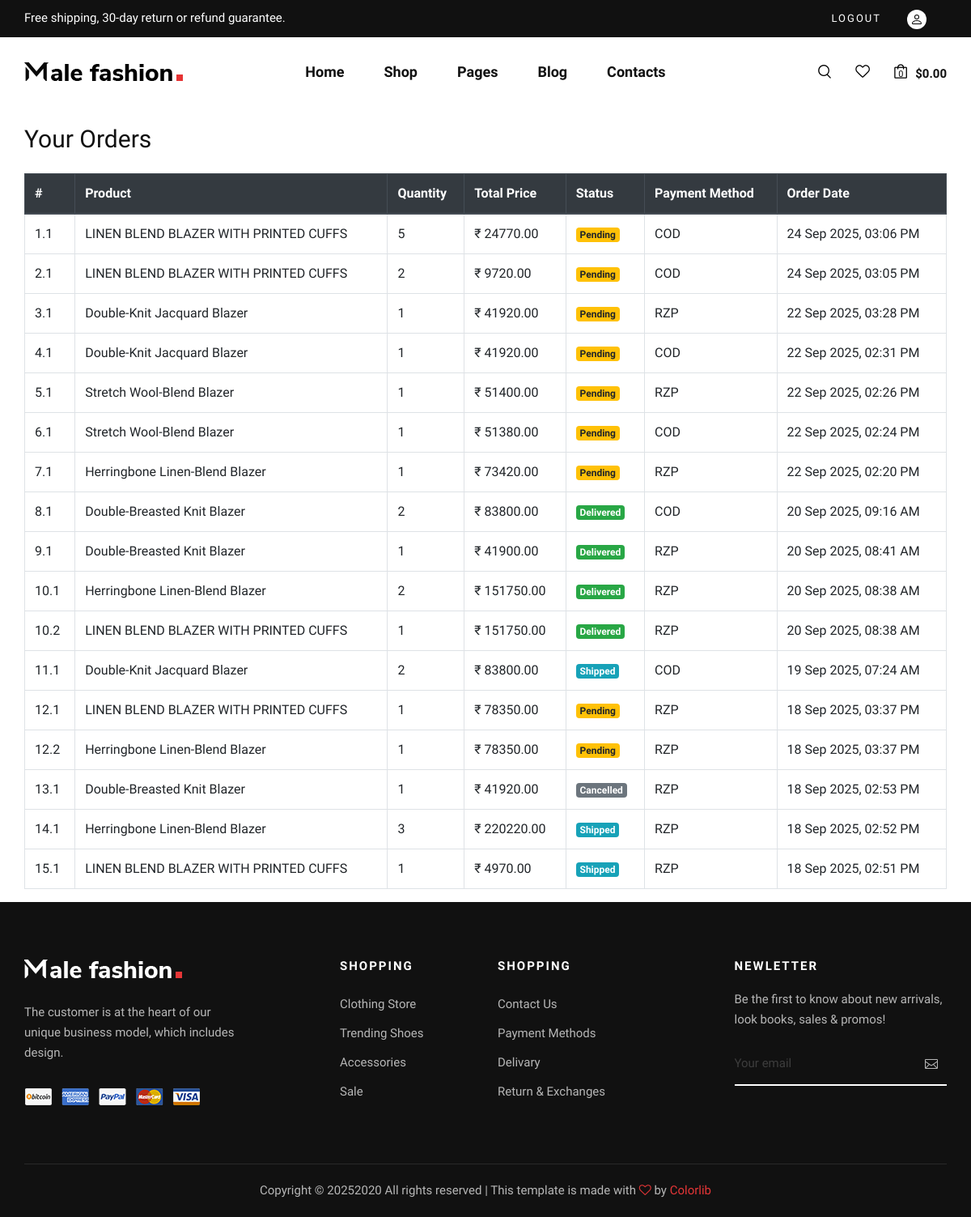
Before: /orders/your_orders/ (signed in) with the older database file.
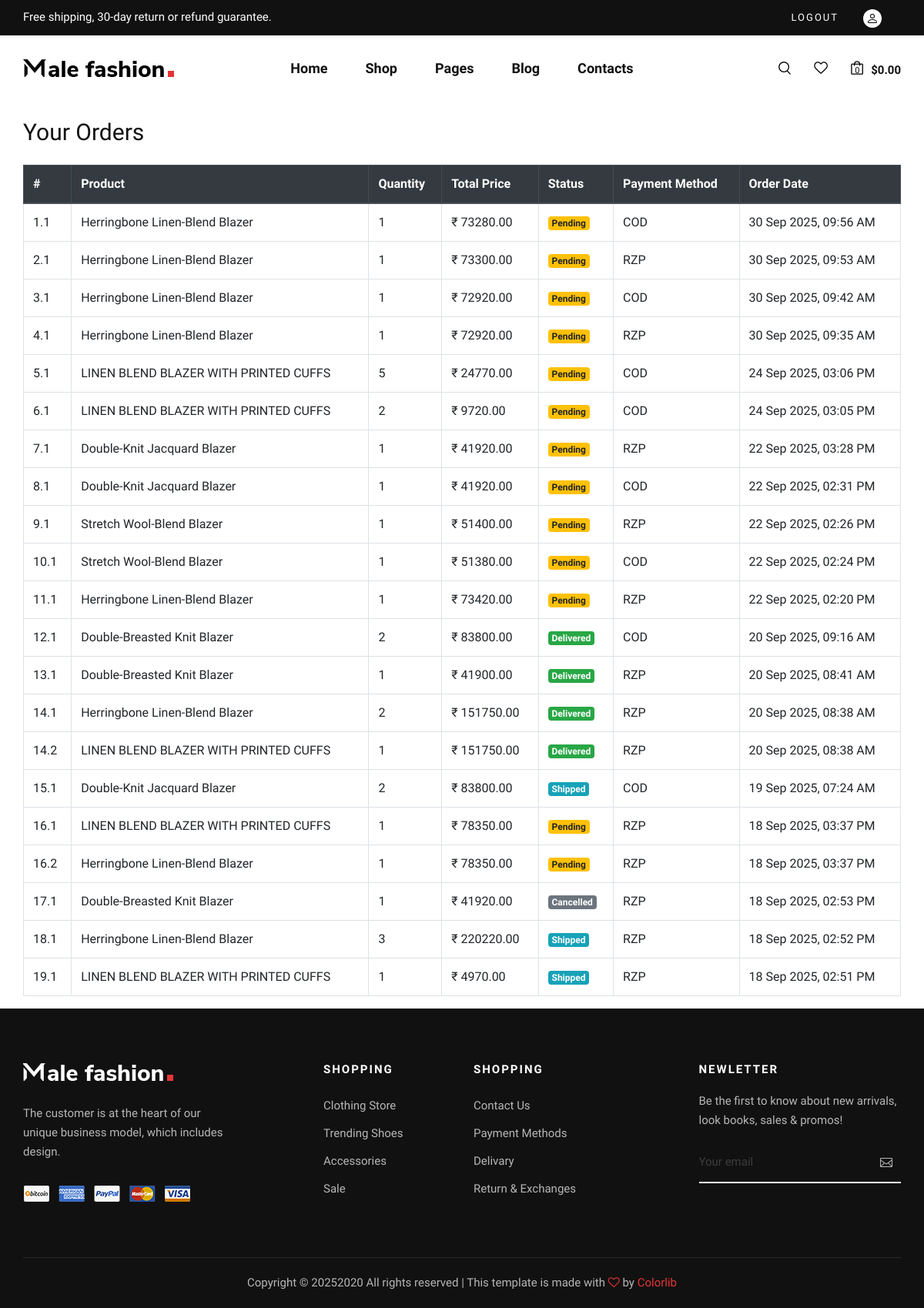
After: the same page with the newer database file.
### orders/models.py (models this page shows, shortened)
class OrderItem(models.Model):
    order = models.ForeignKey(Order, related_name='order', on_delete=models.CASCADE)
    inventory = models.ForeignKey(Inventory, on_delete=models.CASCADE)
    quantity = models.PositiveIntegerField()
    price = models.DecimalField(max_digits=20, decimal_places=2)

class Order(models.Model):
    PAYMENT_CHOICES = (
        ('COD', 'Cash on Delivery'),
        ('RZP', 'Razorpay'),
    )
    STATUS_CHOICES = [
        ('Pending', 'Pending'),
        ('Confirmed', 'Confirmed'),
        ('Shipped', 'Shipped'),
        ('Delivered', 'Delivered'),
        ('Cancelled', 'Cancelled'),
    ]
    user = models.ForeignKey(User, on_delete=models.CASCADE)
    address = models.ForeignKey(Address, on_delete=models.CASCADE)
    total_price = models.DecimalField(max_digits=10, decimal_places=2)
    payment_method = models.CharField(max_length=3, choices=PAYMENT_CHOICES)
    razorpay_order_id = models.CharField(max_length=100, blank=True, null=True)
    is_paid  = models.BooleanField(default=False)
    order_status = models.CharField(max_length=20, default='Pending', choices=STATUS_CHOICES)
    created_at = models.DateTimeField(auto_now_add=True)

### products/models.py (models this page shows, shortened)
class Inventory(models.Model):
    product = models.ForeignKey(Product, on_delete=models.CASCADE, related_name='inventories')
    color = models.ForeignKey(Color, on_delete=models.CASCADE, related_name='inventory_color')
    size = models.ForeignKey(Size, on_delete=models.CASCADE)
    stock = models.PositiveIntegerField(default=0)
    image = models.ImageField(upload_to='product_images',blank=True,null=True)
    class Meta:
        unique_together = ('product','color','size')

class Product(models.Model):
    category = models.ForeignKey(Categories, on_delete=models.CASCADE)
    name = models.CharField(max_length=150,unique=True)
    slug = models.SlugField(unique=True,blank=True)
    description = models.TextField()
    price = models.DecimalField(max_digits=10, decimal_places=2)
    created_at = models.DateTimeField(auto_now_add=True)

### orders/views.py (the view)
# urls.py: path('your_orders/',views.your_orders, name='your_orders'),
def your_orders(request):
    order = Order.objects.filter(user=request.user).order_by('-created_at')
    context = {
        'orders' : order,
    }
    return render(request, 'orders/your_orders.html', context)

### products/templatetags/nav_tags.py (called while the page is built)
@register.simple_tag(takes_context=True)
def active_class(context, url_name):
    from django.urls import resolve
    try:
        return "active" if resolve(context['request'].path_info).url_name == url_name else ""
    except:
        return ""

### templates/orders/your_orders.html
{% extends "base.html" %}
{% block content %}
<div class="container mt-4">
    <h3 class="mb-4">Your Orders</h3>
    {% if orders %}
    <div class="table-responsive">
        <table class="table table-bordered table-hover">
            <thead class="thead-dark">
                <tr>
                    <th>#</th>
                    <th>Product</th>
                    <th>Quantity</th>
                    <th>Total Price</th>
                    <th>Status</th>
                    <th>Payment Method</th>
                    <th>Order Date</th>
                </tr>
            </thead>
            <tbody>
                {% for order in orders %}
                    {% for item in order.order.all %}
                    <tr>
                        <td>{{ forloop.parentloop.counter }}.{{ forloop.counter }}</td>
                        <td>{{ item.inventory.product.name }}</td>
                        <td>{{ item.quantity }}</td>
                        <td>₹ {{ order.total_price }}</td>
                        <td>
                            {% if order.order_status == "Pending" %}
                                <span class="badge badge-warning">Pending</span>
                            {% elif order.order_status == "Shipped" %}
                                <span class="badge badge-info">Shipped</span>
                            {% elif order.order_status == "Delivered" %}
                                <span class="badge badge-success">Delivered</span>
                            {% else %}
                                <span class="badge badge-secondary">{{ order.order_status }}</span>
                            {% endif %}
                        </td>
                        <td>{{ order.payment_method }}</td>
                        <td>{{ order.created_at|date:"d M Y, h:i A" }}</td>
                    </tr>
                    {% endfor %}
                {% endfor %}
            </tbody>
        </table>
    </div>
    {% else %}
        <div class="alert alert-info">You haven’t placed any orders yet.</div>
    {% endif %}
</div>
{% endblock %}

### templates/base.html (shortened to what this page needs)
{% load static %}
{% load nav_tags %}
<!DOCTYPE html>
<html lang="zxx">
<head>
    <link rel="stylesheet" href="{% static 'css/bootstrap.min.css' %}" type="text/css">
    <link rel="stylesheet" href="{% static 'css/font-awesome.min.css' %}" type="text/css">
    <link rel="stylesheet" href="{% static 'css/elegant-icons.css' %}" type="text/css">
    <link rel="stylesheet" href="{% static 'css/magnific-popup.css' %}" type="text/css">
    <link rel="stylesheet" href="{% static 'css/nice-select.css' %}" type="text/css">
    <link rel="stylesheet" href="{% static 'css/owl.carousel.min.css' %}" type="text/css">
    <link rel="stylesheet" href="{% static 'css/slicknav.min.css' %}" type="text/css">
    <link rel="stylesheet" href="{% static 'css/style.css' %}" type="text/css">
</head>
<body>
    <header class="header">
        <div class="header__top">
            <div class="container">
                <div class="row">
                    <div class="col-lg-6 col-md-7">
                        <div class="header__top__left">
                            <p>Free shipping, 30-day return or refund guarantee.</p>
                        </div>
                    </div>
                    <div class="col-lg-6 col-md-5">
                        <div class="header__top__right">
                            <div class="header__top__links">
                                {% if user.is_authenticated %}
                                    <a href="{% url 'auth_logout' %}">Logout</a>
                                    <a href="{% url 'profile' %}"><img src="{% static 'img/icon/person.svg' %}" alt="" style="background-color: white; border-radius: 50%; padding: 4px;"></a>
                                {% else %}
                                    <a href="{% url 'auth_login' %}">Sign in</a>
                                {% endif %}
                            </div>
                        </div>
                    </div>
                </div>
            </div>
        </div>
        <div class="container">
            <div class="row">
                <div class="col-lg-3 col-md-3">
                    <div class="header__logo">
                        <a href="{% url 'index' %}"><img src="{% static 'img/logo.png' %}" alt=""></a>
                    </div>
                </div>
                <div class="col-lg-6 col-md-6">
                    <nav class="header__menu mobile-menu">
                        <ul>
                            <li class="{% active_class 'index' %}"><a href="{% url 'index' %}">Home</a></li>
                            <li class="{% active_class 'shop' %}"><a href="{% url 'shop' %}">Shop</a></li>
                            <li><a href="#">Pages</a></li>
                            <li><a href="./blog.html">Blog</a></li>
                            <li><a href="./contact.html">Contacts</a></li>
                        </ul>
                    </nav>
                </div>
                <div class="col-lg-3 col-md-3">
                    <div class="header__nav__option">
                        <a href="#" class="search-switch"><img src="{% static 'img/icon/search.png' %}" alt=""></a>
                        <a href="#"><img src="{% static 'img/icon/heart.png' %}" alt=""></a>
                        <a href="{% url 'cart' %}"><img src="{% static 'img/icon/cart.png' %}" alt=""> <span>0</span></a>
                        <div class="price">$0.00</div>
                    </div>
                </div>
            </div>
        </div>
    </header>
    {% block content %}
    {% endblock content %}
    <footer class="footer">
        <div class="container">
            <div class="row">
                <div class="col-lg-3 col-md-6 col-sm-6">
                    <div class="footer__about">
                        <div class="footer__logo">
                            <a href="#"><img src="{% static 'img/footer-logo.png' %}" alt=""></a>
                        </div>
                        <p>The customer is at the heart of our unique business model, which includes design.</p>
                        <a href="#"><img src="{% static 'img/payment.png' %}" alt=""></a>
                    </div>
                </div>
                <div class="col-lg-2 offset-lg-1 col-md-3 col-sm-6">
                    <div class="footer__widget">
                        <h6>Shopping</h6>
                        <ul>
                            <li><a href="#">Clothing Store</a></li>
                            <li><a href="#">Trending Shoes</a></li>
                            <li><a href="#">Accessories</a></li>
                            <li><a href="#">Sale</a></li>
                        </ul>
                    </div>
                </div>
                <div class="col-lg-2 col-md-3 col-sm-6">
                    <div class="footer__widget">
                        <h6>Shopping</h6>
                        <ul>
                            <li><a href="#">Contact Us</a></li>
                            <li><a href="#">Payment Methods</a></li>
                            <li><a href="#">Delivary</a></li>
                            <li><a href="#">Return & Exchanges</a></li>
                        </ul>
                    </div>
                </div>
                <div class="col-lg-3 offset-lg-1 col-md-6 col-sm-6">
                    <div class="footer__widget">
                        <h6>NewLetter</h6>
                        <div class="footer__newslatter">
                            <p>Be the first to know about new arrivals, look books, sales & promos!</p>
                            <form action="#">
                                <input type="text" placeholder="Your email">
                                <button type="submit"><span class="icon_mail_alt"></span></button>
                            </form>
                        </div>
                    </div>
                </div>
            </div>
            <div class="row">
                <div class="col-lg-12 text-center">
                    <div class="footer__copyright__text">
                        <p>Copyright ©
                            2020
                            All rights reserved | This template is made with <i class="fa fa-heart-o"
                            aria-hidden="true"></i> by <a href="https://colorlib.com" target="_blank">Colorlib</a>
                        </p>
                    </div>
                </div>
            </div>
        </div>
    </footer>
</body>
</html>

### static/css/style.css (style rules this page uses)
html, body { height: 100%; font-family: "Nunito Sans", sans-serif; -webkit-font-smoothing: antialiased; }
h1, h2, h3, h4, h5, h6 { margin: 0; color: #111111; font-weight: 400; font-family: "Nunito Sans", sans-serif; }
h3 { font-size: 30px; }
h6 { font-size: 16px; }
p { font-size: 15px; font-family: "Nunito Sans", sans-serif; color: #3d3d3d; font-weight: 400; line-height: 25px; margin: 0 0 15px 0; }
img { max-width: 100%; }
ul, ol { padding: 0; margin: 0; }
.header { background: #ffffff; }
.header__top { background: #111111; padding: 10px 0; }
.header__top__left p { color: #ffffff; margin-bottom: 0; }
.header__top__right { text-align: right; }
.header__top__links { display: inline-block; margin-right: 25px; }
.header__top__links a { color: #ffffff; font-size: 13px; text-transform: uppercase; letter-spacing: 2px; margin-right: 28px; display: inline-block; }
.header__top__links a:last-child { margin-right: 0; }
.header__logo { padding: 30px 0; }
.header__logo a { display: inline-block; }
.header__menu { text-align: center; padding: 26px 0 25px; }
.header__menu ul li { list-style: none; display: inline-block; margin-right: 45px; position: relative; }
.header__menu ul li:last-child { margin-right: 0; }
.header__menu ul li a { font-size: 18px; color: #111111; display: block; font-weight: 600; position: relative; padding: 3px 0; }
.header__menu ul li a:after { position: absolute; left: 0; bottom: 0; width: 100%; height: 2px; background: #e53637; content: ""; -webkit-transition: all, 0.5s; -o-transition: all, 0.5s; transition: all, 0.5s; -webkit-transform: scale(0); -ms-transform: scale(0); transform: scale(0); }
.header__nav__option { text-align: right; padding: 30px 0; }
.header__nav__option a { display: inline-block; margin-right: 26px; position: relative; }
.header__nav__option a span { color: #0d0d0d; font-size: 11px; position: absolute; left: 5px; top: 8px; }
.header__nav__option .price { font-size: 15px; color: #111111; font-weight: 700; display: inline-block; margin-left: -20px; position: relative; top: 3px; }
.footer { background: #111111; padding-top: 70px; }
.footer__about { margin-bottom: 30px; }
.footer__about .footer__logo { margin-bottom: 30px; }
.footer__about .footer__logo a { display: inline-block; }
.footer__about p { color: #b7b7b7; margin-bottom: 30px; }
.footer__widget { margin-bottom: 30px; }
.footer__widget h6 { color: #ffffff; font-size: 15px; font-weight: 700; text-transform: uppercase; letter-spacing: 2px; margin-bottom: 20px; }
.footer__widget ul li { line-height: 36px; list-style: none; }
.footer__widget ul li a { color: #b7b7b7; font-size: 15px; }
.footer__widget .footer__newslatter p { color: #b7b7b7; }
.footer__widget .footer__newslatter form { position: relative; }
.footer__widget .footer__newslatter form input { width: 100%; font-size: 15px; color: #3d3d3d; background: transparent; border: none; padding: 15px 0; border-bottom: 2px solid #ffffff; }
.footer__widget .footer__newslatter form input::placeholder { color: #3d3d3d; }
.footer__widget .footer__newslatter form button { color: #b7b7b7; font-size: 16px; position: absolute; right: 5px; top: 0; height: 100%; background: transparent; border: none; }
.footer__copyright__text { border-top: 1px solid rgba(255, 255, 255, 0.1); padding: 20px 0; margin-top: 40px; }
.footer__copyright__text p { color: #b7b7b7; margin-bottom: 0; }
.footer__copyright__text p i { color: #e53637; }
.footer__copyright__text p a { color: #e53637; }
@media only screen and (min-width: 1200px) { .container { max-width: 1170px; } }

Changed rows visible on the page:
added Order: total_price "73280.00", payment_method "COD", created_at "30 Sep 2025, 09:56 AM"
added OrderItem: inventory.product.name "Herringbone Linen-Blend Blazer", quantity "1", shows "Pending"
added Order: total_price "73300.00", payment_method "RZP", created_at "30 Sep 2025, 09:53 AM"
added OrderItem: inventory.product.name "Herringbone Linen-Blend Blazer", quantity "1", shows "Pending"
added Order: total_price "72920.00", payment_method "COD", created_at "30 Sep 2025, 09:42 AM"
added OrderItem: inventory.product.name "Herringbone Linen-Blend Blazer", quantity "1", shows "Pending"
added Order: total_price "72920.00", payment_method "RZP", created_at "30 Sep 2025, 09:35 AM"
added OrderItem: inventory.product.name "Herringbone Linen-Blend Blazer", quantity "1", shows "Pending"
